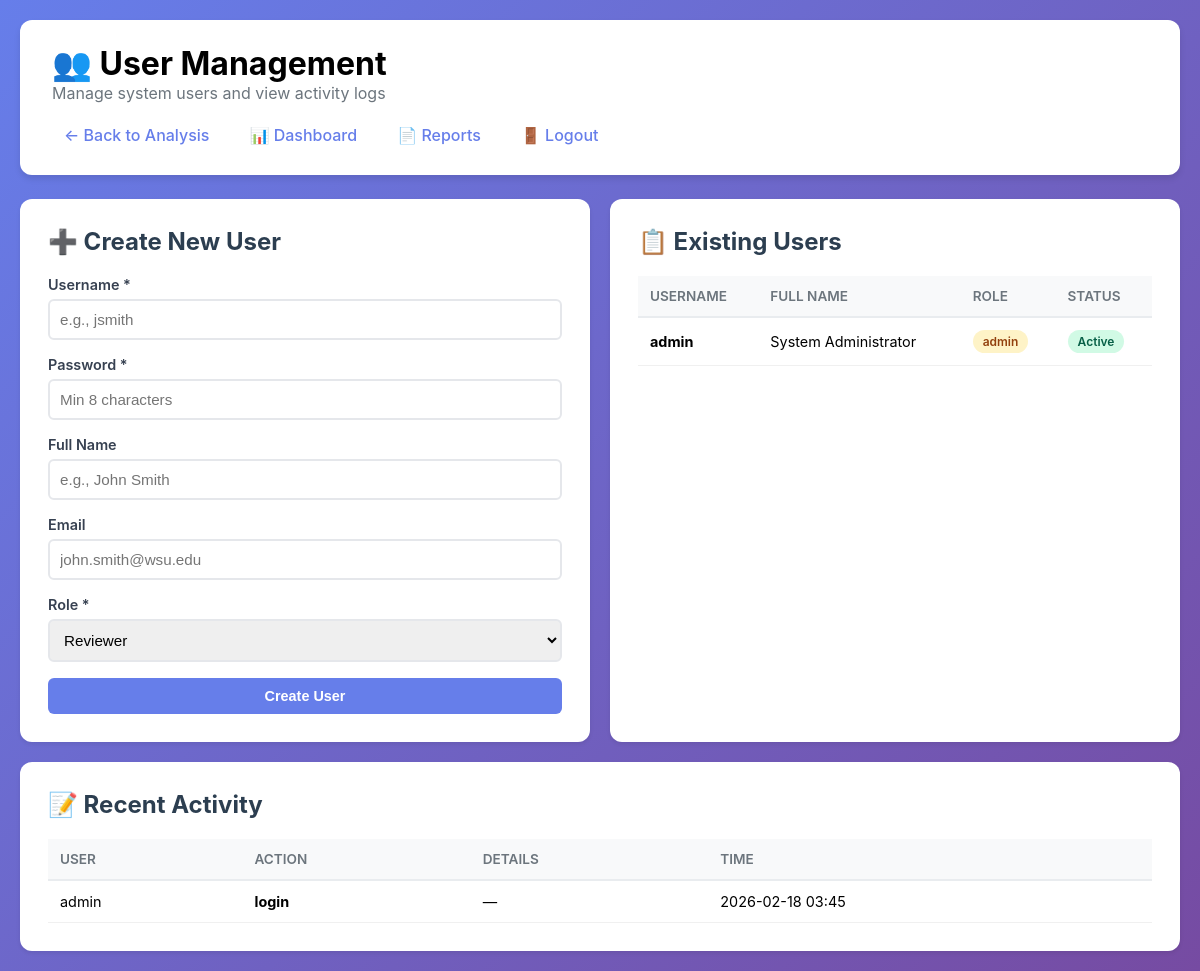
/admin/users (signed in), run on an earlier commit of the app's database.
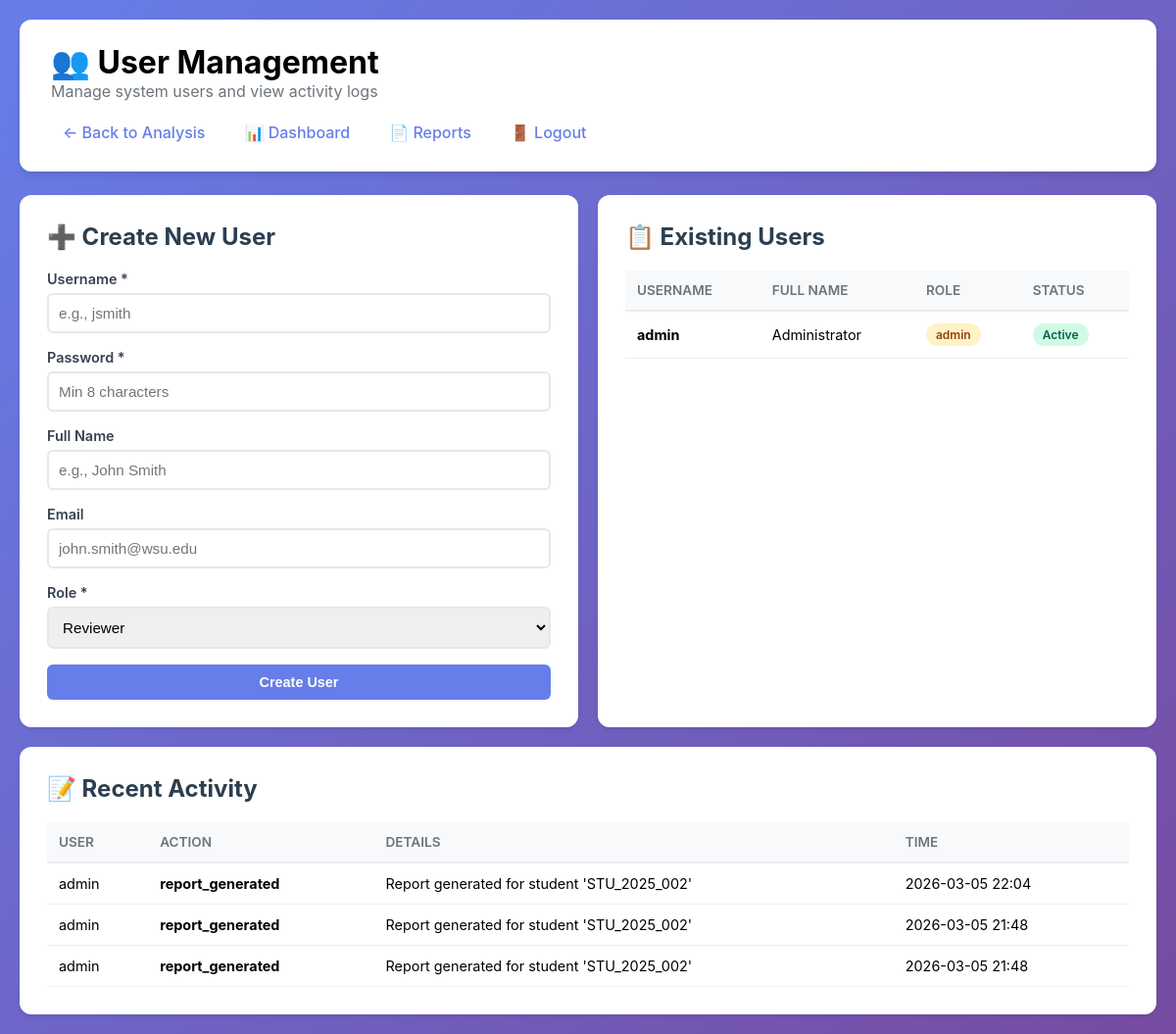
And on a later commit of the database.
### tables this page shows
CREATE TABLE users (
                    id INTEGER PRIMARY KEY AUTOINCREMENT,
                    username TEXT UNIQUE NOT NULL,
                    password_hash TEXT NOT NULL,
                    salt TEXT NOT NULL,
                    full_name TEXT,
                    email TEXT,
                    role TEXT DEFAULT 'reviewer',
                    is_active INTEGER DEFAULT 1,
                    created_at TEXT DEFAULT CURRENT_TIMESTAMP,
                    last_login TEXT
                );

CREATE TABLE activity_log (
                    id INTEGER PRIMARY KEY AUTOINCREMENT,
                    user_id INTEGER,
                    action TEXT NOT NULL,
                    details TEXT,
                    timestamp TEXT DEFAULT CURRENT_TIMESTAMP
                );

### app.py (the view)
@app.route('/admin/users')
def admin_users():
    redirect_response = require_login()
    if redirect_response:
        return redirect_response
    if session.get('role') != 'admin':
        return "Access denied", 403
    db = get_db()
    users    = db.get_all_users()    if hasattr(db, 'get_all_users')    else []
    activity = db.get_activity_log(limit=50)
    return render_template('admin_users.html',
                           username=session.get('full_name'),
                           users=users,
                           activity=activity)

### app.py (called while the page is built)
def require_login():
    if 'user_id' not in session:
        return redirect(url_for('login'))
    return None

### db/database.py (called while the page is built)
def get_db() -> Database:
    global _db_instance
    if _db_instance is None:
        _db_instance = Database()
    return _db_instance

    def _get_connection(self):
        conn = sqlite3.connect(
            self.db_path,
            timeout=10,
            check_same_thread=False
        )
        conn.row_factory = sqlite3.Row
        conn.execute("PRAGMA journal_mode=WAL;")
        return conn

    def get_all_users(self) -> List[Dict]:
        with self._get_connection() as conn:
            cursor = conn.cursor()
            cursor.execute("""
                SELECT id, username, full_name, email, role, is_active,
                       created_at, last_login
                FROM users
                ORDER BY created_at DESC
            """)
            return [dict(row) for row in cursor.fetchall()]

    def get_activity_log(self, limit: int = 100) -> List[Dict]:
        with self._get_connection() as conn:
            cursor = conn.cursor()
            cursor.execute("""
                SELECT al.*, u.username
                FROM activity_log al
                LEFT JOIN users u ON al.user_id = u.id
                ORDER BY al.timestamp DESC
                LIMIT ?
            """, (limit,))
            return [dict(row) for row in cursor.fetchall()]

### templates/admin_users.html (shortened to what this page needs)
<!DOCTYPE html>
<html lang="en">
<head>
</head>
<body>
    <div class="container">
        <div class="header">
            <h1>👥 User Management</h1>
            <p style="color: #6c757d;">Manage system users and view activity logs</p>
            <div class="nav-links">
                <a href="/">← Back to Analysis</a>
                <a href="/dashboard">📊 Dashboard</a>
                <a href="/reports">📄 Reports</a>
                <a href="/logout">🚪 Logout</a>
            </div>
        </div>
        <div class="content-grid">
            <div class="content-box">
                <h2>➕ Create New User</h2>
                <form id="createUserForm" onsubmit="createUser(event)">
                    <div class="form-group">
                        <label>Username *</label>
                        <input type="text" id="username" required placeholder="e.g., jsmith">
                    </div>
                    <div class="form-group">
                        <label>Password *</label>
                        <input type="password" id="password" required placeholder="Min 8 characters">
                    </div>
                    <div class="form-group">
                        <label>Full Name</label>
                        <input type="text" id="full_name" placeholder="e.g., John Smith">
                    </div>
                    <div class="form-group">
                        <label>Email</label>
                        <input type="email" id="email" placeholder="john.smith@wsu.edu">
                    </div>
                    <div class="form-group">
                        <label>Role *</label>
                        <select id="role" required>
                            <option value="reviewer">Reviewer</option>
                        </select>
                    </div>
                    <button type="submit" class="btn btn-full">Create User</button>
                </form>
            </div>
            <div class="content-box">
                <h2>📋 Existing Users</h2>
                <table>
                    <thead>
                        <tr>
                            <th>Username</th>
                            <th>Full Name</th>
                            <th>Role</th>
                            <th>Status</th>
                        </tr>
                    </thead>
                    <tbody>
                        {% for user in users %}
                        <tr>
                            <td><strong>{{ user.username }}</strong></td>
                            <td>{{ user.full_name or '—' }}</td>
                            <td><span class="badge badge-{{ user.role }}">{{ user.role }}</span></td>
                            <td>
                                <span class="badge badge-{{ 'active' if user.is_active else 'inactive' }}">
                                    {{ 'Active' if user.is_active else 'Inactive' }}
                                </span>
                            </td>
                        </tr>
                        {% endfor %}
                    </tbody>
                </table>
            </div>
        </div>
        <div class="content-box">
            <h2>📝 Recent Activity</h2>
            <table>
                <thead>
                    <tr>
                        <th>User</th>
                        <th>Action</th>
                        <th>Details</th>
                        <th>Time</th>
                    </tr>
                </thead>
                <tbody>
                    {% for log in activity %}
                    <tr>
                        <td>{{ log.username or 'System' }}</td>
                        <td><strong>{{ log.action }}</strong></td>
                        <td>{{ log.details or '—' }}</td>
                        <td>{{ log.timestamp[:16] }}</td>
                    </tr>
                    {% endfor %}
                </tbody>
            </table>
        </div>
    </div>
</body>
</html>

### templates/admin_users.html (style rules this page uses)
* { margin: 0; padding: 0; box-sizing: border-box; }
body { font-family: -apple-system, BlinkMacSystemFont, 'Segoe UI', Roboto, sans-serif; background: linear-gradient(135deg, #667eea 0%, #764ba2 100%); min-height: 100vh; padding: 20px; }
.container { max-width: 1400px; margin: 0 auto; }
.header { background: white; border-radius: 12px; padding: 24px 32px; margin-bottom: 24px; box-shadow: 0 4px 6px rgba(0,0,0,0.1); }
.nav-links { margin-top: 16px; display: flex; gap: 16px; flex-wrap: wrap; }
.nav-links a { color: #667eea; text-decoration: none; font-weight: 500; padding: 6px 12px; border-radius: 4px; }
.content-grid { display: grid; grid-template-columns: 1fr 1fr; gap: 20px; margin-bottom: 20px; }
.content-box { background: white; border-radius: 12px; padding: 28px; box-shadow: 0 2px 4px rgba(0,0,0,0.08); }
.content-box h2 { margin-bottom: 20px; color: #2c3e50; }
.form-group { margin-bottom: 16px; }
.form-group label { display: block; font-weight: 600; margin-bottom: 6px; color: #374151; font-size: 0.9rem; }
.form-group input, .form-group select { width: 100%; padding: 10px; border: 2px solid #e5e7eb; border-radius: 6px; font-size: 0.95rem; }
.btn { padding: 10px 20px; background: #667eea; color: white; border: none; border-radius: 6px; font-size: 0.9rem; font-weight: 600; cursor: pointer; }
.btn-full { width: 100%; }
table { width: 100%; border-collapse: collapse; margin-top: 16px; }
th { background: #f8f9fa; padding: 12px; text-align: left; font-size: 0.85rem; font-weight: 600; color: #6c757d; text-transform: uppercase; border-bottom: 2px solid #e9ecef; }
td { padding: 12px; border-bottom: 1px solid #f0f0f0; font-size: 0.9rem; }
.badge { display: inline-block; padding: 4px 10px; border-radius: 12px; font-size: 0.75rem; font-weight: 600; }
.badge-admin { background: #fef3c7; color: #92400e; }
.badge-active { background: #d1fae5; color: #065f46; }

What changed in the data, as far as the page shows it:
changed users "admin": full_name "System Administrator" → "Administrator"
added activity_log: username "admin", action "report_generated", details "Report generated for student 'STU_2025_002'", timestamp "2026-03-05 22:04"
added activity_log: username "admin", action "report_generated", details "Report generated for student 'STU_2025_002'", timestamp "2026-03-05 21:48"
changed activity_log (number 3 of 3 on the later page): action "login" → "report_generated"; details "—" → "Report generated for student 'STU_2025_002'"; timestamp "2026-02-18 03:45" → "2026-03-05 21:48"
